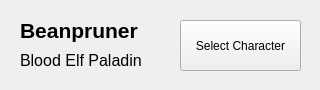
<?xml version="1.0" encoding="UTF-8"?>
<ui version="4.0">
 <class>CharacterListItem</class>
 <widget class="QWidget" name="CharacterListItem">
  <property name="geometry">
   <rect>
    <x>0</x>
    <y>0</y>
    <width>320</width>
    <height>90</height>
   </rect>
  </property>
  <property name="sizePolicy">
   <sizepolicy hsizetype="Fixed" vsizetype="Fixed">
    <horstretch>0</horstretch>
    <verstretch>0</verstretch>
   </sizepolicy>
  </property>
  <property name="minimumSize">
   <size>
    <width>320</width>
    <height>90</height>
   </size>
  </property>
  <property name="maximumSize">
   <size>
    <width>320</width>
    <height>90</height>
   </size>
  </property>
  <property name="windowTitle">
   <string>Form</string>
  </property>
  <widget class="QLabel" name="labelName">
   <property name="geometry">
    <rect>
     <x>20</x>
     <y>10</y>
     <width>171</width>
     <height>41</height>
    </rect>
   </property>
   <property name="font">
    <font>
     <pointsize>16</pointsize>
     <bold>true</bold>
    </font>
   </property>
   <property name="text">
    <string>Beanpruner</string>
   </property>
  </widget>
  <widget class="QLabel" name="labelRaceClass">
   <property name="geometry">
    <rect>
     <x>20</x>
     <y>50</y>
     <width>171</width>
     <height>21</height>
    </rect>
   </property>
   <property name="font">
    <font>
     <pointsize>12</pointsize>
    </font>
   </property>
   <property name="text">
    <string>Blood Elf Paladin</string>
   </property>
  </widget>
  <widget class="QPushButton" name="buttonLogin">
   <property name="geometry">
    <rect>
     <x>180</x>
     <y>20</y>
     <width>121</width>
     <height>51</height>
    </rect>
   </property>
   <property name="text">
    <string>Select Character</string>
   </property>
  </widget>
 </widget>
 <resources/>
 <connections/>
</ui>
